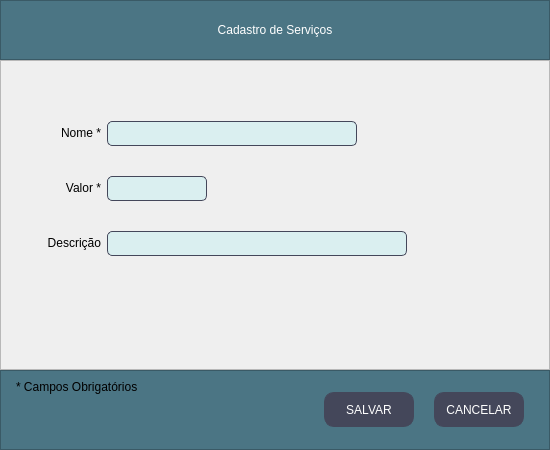
<?xml version="1.0" encoding="UTF-8"?>
<ui version="4.0">
 <class>Janela_Servico</class>
 <widget class="QMainWindow" name="Janela_Servico">
  <property name="windowModality">
   <enum>Qt::ApplicationModal</enum>
  </property>
  <property name="geometry">
   <rect>
    <x>0</x>
    <y>0</y>
    <width>550</width>
    <height>450</height>
   </rect>
  </property>
  <property name="minimumSize">
   <size>
    <width>550</width>
    <height>450</height>
   </size>
  </property>
  <property name="maximumSize">
   <size>
    <width>550</width>
    <height>450</height>
   </size>
  </property>
  <property name="windowTitle">
   <string>MainWindow</string>
  </property>
  <widget class="QWidget" name="centralwidget">
   <layout class="QVBoxLayout" name="verticalLayout">
    <property name="spacing">
     <number>0</number>
    </property>
    <property name="leftMargin">
     <number>0</number>
    </property>
    <property name="topMargin">
     <number>0</number>
    </property>
    <property name="rightMargin">
     <number>0</number>
    </property>
    <property name="bottomMargin">
     <number>0</number>
    </property>
    <item>
     <widget class="QFrame" name="frame">
      <property name="minimumSize">
       <size>
        <width>0</width>
        <height>60</height>
       </size>
      </property>
      <property name="maximumSize">
       <size>
        <width>16777215</width>
        <height>60</height>
       </size>
      </property>
      <property name="styleSheet">
       <string notr="true">background-color: rgb(75, 117, 132);</string>
      </property>
      <property name="frameShape">
       <enum>QFrame::StyledPanel</enum>
      </property>
      <property name="frameShadow">
       <enum>QFrame::Raised</enum>
      </property>
      <layout class="QHBoxLayout" name="horizontalLayout_2">
       <item>
        <widget class="QLabel" name="label_titulo">
         <property name="styleSheet">
          <string notr="true">font: 87 12pt &quot;Arial Black&quot;;
color: rgb(255, 255, 255);
</string>
         </property>
         <property name="text">
          <string>Cadastro de Serviços</string>
         </property>
         <property name="alignment">
          <set>Qt::AlignCenter</set>
         </property>
        </widget>
       </item>
      </layout>
     </widget>
    </item>
    <item>
     <widget class="QFrame" name="frame_2">
      <property name="minimumSize">
       <size>
        <width>70</width>
        <height>0</height>
       </size>
      </property>
      <property name="styleSheet">
       <string notr="true">QLineEdit, QTextEdit{
	border-radius: 5px;
	border: 0.5px solid #44475a;
	font:11pt &quot;MS Shell Dlg 2&quot;;
	padding: 1px;
	background-color: #DAEFF0;
}
QLabel{
	font: 75 11pt &quot;Arial&quot;;
}
QComboBox{
	font: 9pt &quot;MS Shell Dlg 2&quot;;
}
QDateEdit{
	font: 9pt &quot;MS Shell Dlg 2&quot;;
}
QLineEdit:focus{
	border: 1.5px solid #44475a;
}</string>
      </property>
      <property name="frameShape">
       <enum>QFrame::StyledPanel</enum>
      </property>
      <property name="frameShadow">
       <enum>QFrame::Raised</enum>
      </property>
      <layout class="QFormLayout" name="formLayout">
       <property name="verticalSpacing">
        <number>30</number>
       </property>
       <property name="leftMargin">
        <number>30</number>
       </property>
       <property name="topMargin">
        <number>60</number>
       </property>
       <item row="0" column="0">
        <widget class="QLabel" name="nome_label">
         <property name="minimumSize">
          <size>
           <width>70</width>
           <height>0</height>
          </size>
         </property>
         <property name="text">
          <string>Nome *</string>
         </property>
         <property name="alignment">
          <set>Qt::AlignRight|Qt::AlignTrailing|Qt::AlignVCenter</set>
         </property>
         <property name="textInteractionFlags">
          <set>Qt::LinksAccessibleByMouse</set>
         </property>
        </widget>
       </item>
       <item row="0" column="1">
        <widget class="QLineEdit" name="nome">
         <property name="minimumSize">
          <size>
           <width>250</width>
           <height>25</height>
          </size>
         </property>
         <property name="maximumSize">
          <size>
           <width>250</width>
           <height>25</height>
          </size>
         </property>
         <property name="clearButtonEnabled">
          <bool>true</bool>
         </property>
        </widget>
       </item>
       <item row="1" column="0">
        <widget class="QLabel" name="valor_label">
         <property name="minimumSize">
          <size>
           <width>70</width>
           <height>0</height>
          </size>
         </property>
         <property name="text">
          <string>Valor *</string>
         </property>
         <property name="alignment">
          <set>Qt::AlignRight|Qt::AlignTrailing|Qt::AlignVCenter</set>
         </property>
         <property name="textInteractionFlags">
          <set>Qt::LinksAccessibleByMouse</set>
         </property>
        </widget>
       </item>
       <item row="1" column="1">
        <widget class="QLineEdit" name="valor">
         <property name="minimumSize">
          <size>
           <width>100</width>
           <height>25</height>
          </size>
         </property>
         <property name="maximumSize">
          <size>
           <width>100</width>
           <height>25</height>
          </size>
         </property>
         <property name="clearButtonEnabled">
          <bool>true</bool>
         </property>
        </widget>
       </item>
       <item row="2" column="0">
        <widget class="QLabel" name="descricao_label">
         <property name="minimumSize">
          <size>
           <width>70</width>
           <height>0</height>
          </size>
         </property>
         <property name="text">
          <string>Descrição</string>
         </property>
         <property name="alignment">
          <set>Qt::AlignRight|Qt::AlignTrailing|Qt::AlignVCenter</set>
         </property>
         <property name="textInteractionFlags">
          <set>Qt::LinksAccessibleByMouse</set>
         </property>
        </widget>
       </item>
       <item row="2" column="1">
        <widget class="QLineEdit" name="descricao">
         <property name="minimumSize">
          <size>
           <width>300</width>
           <height>25</height>
          </size>
         </property>
         <property name="maximumSize">
          <size>
           <width>300</width>
           <height>25</height>
          </size>
         </property>
         <property name="clearButtonEnabled">
          <bool>true</bool>
         </property>
        </widget>
       </item>
      </layout>
     </widget>
    </item>
    <item>
     <widget class="QFrame" name="frame_3">
      <property name="minimumSize">
       <size>
        <width>0</width>
        <height>80</height>
       </size>
      </property>
      <property name="maximumSize">
       <size>
        <width>16777215</width>
        <height>80</height>
       </size>
      </property>
      <property name="styleSheet">
       <string notr="true">background-color: rgb(75, 117, 132);</string>
      </property>
      <property name="frameShape">
       <enum>QFrame::StyledPanel</enum>
      </property>
      <property name="frameShadow">
       <enum>QFrame::Raised</enum>
      </property>
      <layout class="QHBoxLayout" name="horizontalLayout">
       <property name="spacing">
        <number>20</number>
       </property>
       <property name="leftMargin">
        <number>15</number>
       </property>
       <property name="rightMargin">
        <number>25</number>
       </property>
       <item>
        <widget class="QLabel" name="label">
         <property name="styleSheet">
          <string notr="true">font: 75 11pt &quot;MS Shell Dlg 2&quot;;</string>
         </property>
         <property name="text">
          <string>* Campos Obrigatórios</string>
         </property>
         <property name="alignment">
          <set>Qt::AlignLeading|Qt::AlignLeft|Qt::AlignTop</set>
         </property>
        </widget>
       </item>
       <item>
        <spacer name="horizontalSpacer">
         <property name="orientation">
          <enum>Qt::Horizontal</enum>
         </property>
         <property name="sizeHint" stdset="0">
          <size>
           <width>337</width>
           <height>57</height>
          </size>
         </property>
        </spacer>
       </item>
       <item>
        <widget class="QPushButton" name="botao_salvar">
         <property name="minimumSize">
          <size>
           <width>90</width>
           <height>35</height>
          </size>
         </property>
         <property name="maximumSize">
          <size>
           <width>90</width>
           <height>35</height>
          </size>
         </property>
         <property name="styleSheet">
          <string notr="true">QPushButton{
	font: 87 8pt &quot;Arial Black&quot;;
	border: 0.5px solid #44475a;
	border-radius: 10px;
	color: rgb(255, 255, 255);
	background-color: #44475a;
}
QPushButton:hover{
	background-color: #4f5368;
}

</string>
         </property>
         <property name="text">
          <string>SALVAR</string>
         </property>
        </widget>
       </item>
       <item>
        <widget class="QPushButton" name="botao_cancelar">
         <property name="sizePolicy">
          <sizepolicy hsizetype="Fixed" vsizetype="Fixed">
           <horstretch>0</horstretch>
           <verstretch>0</verstretch>
          </sizepolicy>
         </property>
         <property name="minimumSize">
          <size>
           <width>90</width>
           <height>35</height>
          </size>
         </property>
         <property name="maximumSize">
          <size>
           <width>90</width>
           <height>35</height>
          </size>
         </property>
         <property name="styleSheet">
          <string notr="true">QPushButton{
	font: 87 8pt &quot;Arial Black&quot;;
	border: 0.5px solid #44475a;
	border-radius: 10px;
	color: rgb(255, 255, 255);
	background-color: #44475a;
}
QPushButton:hover{
	background-color: #4f5368;
}</string>
         </property>
         <property name="text">
          <string>CANCELAR</string>
         </property>
        </widget>
       </item>
      </layout>
     </widget>
    </item>
   </layout>
  </widget>
 </widget>
 <resources/>
 <connections/>
</ui>
